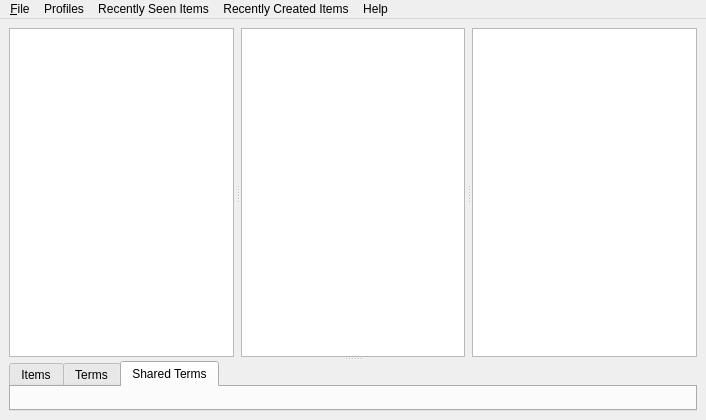
<?xml version="1.0" encoding="UTF-8"?>
<ui version="4.0">
 <class>MainWindow</class>
 <widget class="QMainWindow" name="MainWindow">
  <property name="geometry">
   <rect>
    <x>0</x>
    <y>0</y>
    <width>706</width>
    <height>420</height>
   </rect>
  </property>
  <property name="windowTitle">
   <string>MainWindow</string>
  </property>
  <widget class="QWidget" name="centralwidget">
   <layout class="QVBoxLayout" name="verticalLayout" stretch="0">
    <item>
     <widget class="QSplitter" name="verticalSplitter">
      <property name="orientation">
       <enum>Qt::Vertical</enum>
      </property>
      <widget class="QSplitter" name="splitter">
       <property name="frameShape">
        <enum>QFrame::NoFrame</enum>
       </property>
       <property name="frameShadow">
        <enum>QFrame::Plain</enum>
       </property>
       <property name="orientation">
        <enum>Qt::Horizontal</enum>
       </property>
       <property name="handleWidth">
        <number>7</number>
       </property>
       <widget class="QListWidget" name="lwLanguages">
        <property name="editTriggers">
         <set>QAbstractItemView::NoEditTriggers</set>
        </property>
        <property name="selectionMode">
         <enum>QAbstractItemView::ExtendedSelection</enum>
        </property>
        <property name="selectionRectVisible">
         <bool>true</bool>
        </property>
       </widget>
       <widget class="QListWidget" name="lwCollections">
        <property name="editTriggers">
         <set>QAbstractItemView::NoEditTriggers</set>
        </property>
        <property name="selectionMode">
         <enum>QAbstractItemView::ExtendedSelection</enum>
        </property>
        <property name="selectionRectVisible">
         <bool>true</bool>
        </property>
       </widget>
       <widget class="QListWidget" name="lwFilters">
        <property name="editTriggers">
         <set>QAbstractItemView::NoEditTriggers</set>
        </property>
        <property name="selectionMode">
         <enum>QAbstractItemView::ExtendedSelection</enum>
        </property>
        <property name="selectionRectVisible">
         <bool>true</bool>
        </property>
       </widget>
      </widget>
      <widget class="QTabWidget" name="tabWidget">
       <property name="currentIndex">
        <number>2</number>
       </property>
       <widget class="QWidget" name="tabItems">
        <attribute name="title">
         <string>Items</string>
        </attribute>
       </widget>
       <widget class="QWidget" name="tabTerms">
        <attribute name="title">
         <string>Terms</string>
        </attribute>
       </widget>
       <widget class="QWidget" name="tabShared">
        <attribute name="title">
         <string>Shared Terms</string>
        </attribute>
       </widget>
      </widget>
     </widget>
    </item>
   </layout>
  </widget>
  <widget class="QMenuBar" name="menubar">
   <property name="geometry">
    <rect>
     <x>0</x>
     <y>0</y>
     <width>706</width>
     <height>21</height>
    </rect>
   </property>
   <widget class="QMenu" name="menuFile">
    <property name="title">
     <string>&amp;File</string>
    </property>
    <addaction name="action_New_item"/>
    <addaction name="actionNew_Language"/>
    <addaction name="actionManage_Plugins"/>
    <addaction name="actionSettings"/>
    <addaction name="actionQuit"/>
   </widget>
   <widget class="QMenu" name="menuProfiles">
    <property name="title">
     <string>Profiles</string>
    </property>
   </widget>
   <widget class="QMenu" name="menuHelp">
    <property name="title">
     <string>Help</string>
    </property>
    <addaction name="actionCheck_for_updates"/>
    <addaction name="actionAbout_ReadingTool"/>
   </widget>
   <widget class="QMenu" name="menuRecently_Seen_Items">
    <property name="title">
     <string>Recently Seen Items</string>
    </property>
   </widget>
   <widget class="QMenu" name="menuRecently_Created_Items">
    <property name="title">
     <string>Recently Created Items</string>
    </property>
   </widget>
   <addaction name="menuFile"/>
   <addaction name="menuProfiles"/>
   <addaction name="menuRecently_Seen_Items"/>
   <addaction name="menuRecently_Created_Items"/>
   <addaction name="menuHelp"/>
  </widget>
  <action name="action_New_item">
   <property name="text">
    <string>&amp;New Item</string>
   </property>
   <property name="shortcut">
    <string>Ctrl+N</string>
   </property>
  </action>
  <action name="actionNew_Language">
   <property name="text">
    <string>New &amp;Language</string>
   </property>
   <property name="shortcut">
    <string>Ctrl+Shift+N</string>
   </property>
  </action>
  <action name="actionQuit">
   <property name="text">
    <string>Quit</string>
   </property>
  </action>
  <action name="actionManage_Profiles">
   <property name="text">
    <string>Manage Profiles</string>
   </property>
   <property name="shortcut">
    <string>Ctrl+Shift+P</string>
   </property>
  </action>
  <action name="actionManage_Plugins">
   <property name="text">
    <string>Manage Plugins</string>
   </property>
   <property name="shortcut">
    <string>Ctrl+P</string>
   </property>
  </action>
  <action name="actionCheck_for_updates">
   <property name="text">
    <string>Check for updates</string>
   </property>
  </action>
  <action name="actionAbout_ReadingTool">
   <property name="text">
    <string>About ReadingTool</string>
   </property>
  </action>
  <action name="actionDelete_language">
   <property name="text">
    <string>Delete language</string>
   </property>
   <property name="toolTip">
    <string>Delete this language</string>
   </property>
  </action>
  <action name="actionSettings">
   <property name="text">
    <string>Settings</string>
   </property>
   <property name="shortcut">
    <string>Ctrl+Shift+S</string>
   </property>
  </action>
 </widget>
 <resources/>
 <connections/>
</ui>
